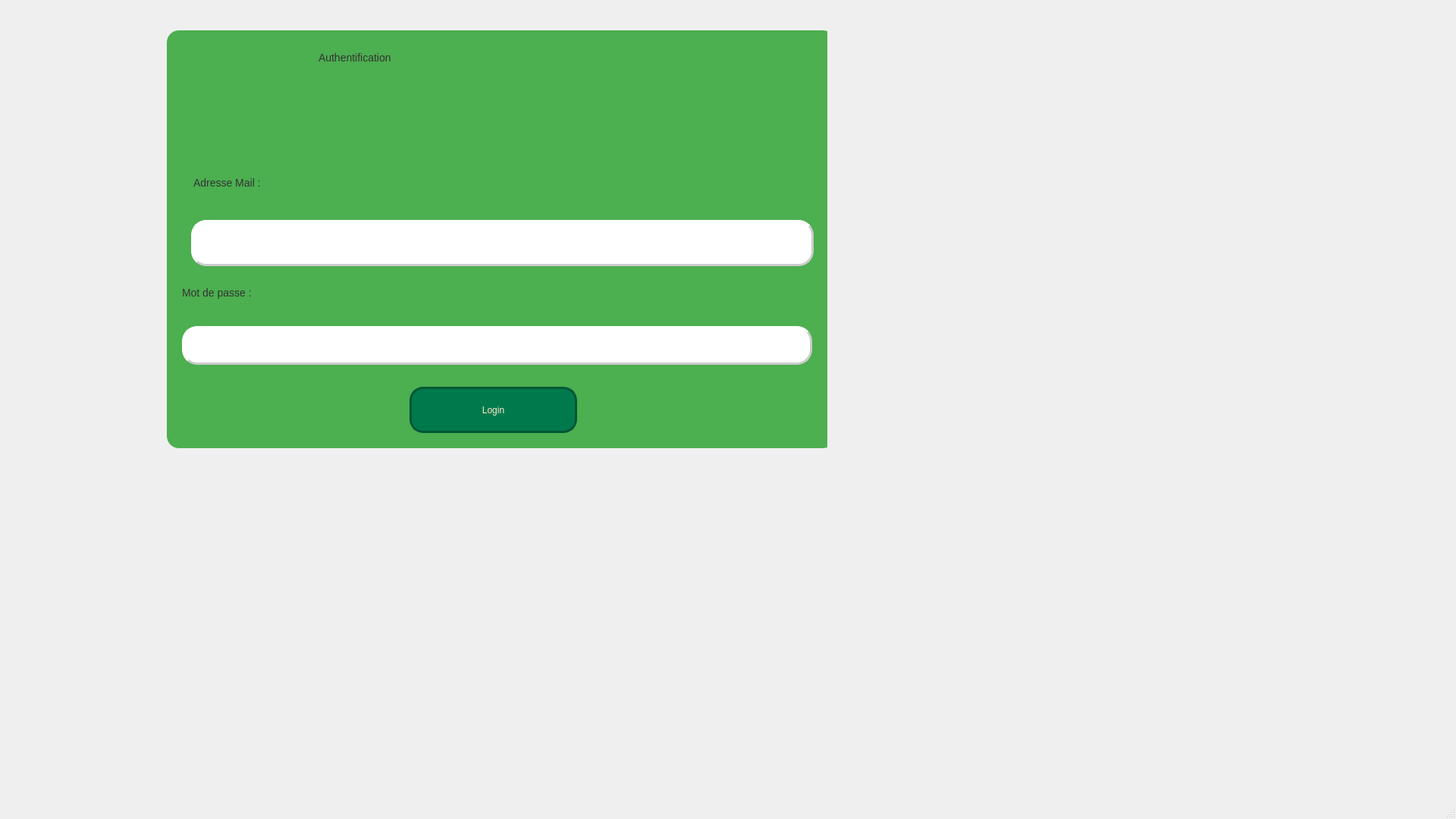
<?xml version="1.0" encoding="UTF-8"?>
<ui version="4.0">
 <class>MainWindow</class>
 <widget class="QMainWindow" name="MainWindow">
  <property name="geometry">
   <rect>
    <x>0</x>
    <y>0</y>
    <width>1920</width>
    <height>1080</height>
   </rect>
  </property>
  <property name="minimumSize">
   <size>
    <width>1920</width>
    <height>1080</height>
   </size>
  </property>
  <property name="windowTitle">
   <string>MainWindow</string>
  </property>
  <property name="styleSheet">
   <string notr="true">/* MainWindow */

QMainWindow {
  width: 1920px;
  height: 1080px;
}

/* container */
QWidget#container {
  width: 90%;
  height: 90%;
  margin: 0 auto;
  background-color: #f0f0f0; /* Couleur de fond pour le conteneur */
}

/* card */
QWidget#card {
  background-color: #4CAF50; /* Couleur de fond pour la carte */
  padding: 20px;
  border-radius: 16px; /* Border-radius plus prononcé */
  box-shadow: 0 8px 16px rgba(0, 0, 0, 0.1); /* Légère ombre */
}

/* titleLabel */
QLabel#titleLabel {
  text-align: center;
  color: #333;
  font: 18pt &quot;Arial&quot;, sans-serif; /* Exemple de police : Arial */
}

/* form */
QWidget#form {
  width: 100%;
  display: grid;
  grid-template-columns: 1fr 1fr; /* Deux colonnes pour aligner les éléments */
  gap: 20px; /* Espace entre les éléments */
}

/* label */
QLabel {
  color: #333;
  font-size: 14px;
  font-family: &quot;Helvetica&quot;, sans-serif; /* Exemple de police : Helvetica */
}

/* textInput */
QLineEdit {
  padding: 12px;
  border: 2px solid #ccc; /* Couleur de bordure plus douce */
  border-radius: 20px;
  transition: border-color 0.3s ease-in-out;
  outline: none;
  color: #333;
  border-style: outset; /* Contour en relief */
  border-width: 3px; /* Largeur du contour */
  font-family: &quot;Times New Roman&quot;, serif; /* Exemple de police : Times New Roman */
}

QLineEdit:focus {
  border-color: #a5783d;
}

/* submitButton */
QPushButton#submitButton {
  background-color: #007a4d; /* Vert stylé associé aux assurances */
  color: #ffeacc;
  padding: 12px;
  border: 3px solid #005734; /* Contour vert */
  border-radius: 18px;
  cursor: pointer;
  transition: background-color 0.3s ease-in-out;
  font-family: 18pt &quot;Courier New&quot;, monospace; /* Exemple de police : Courier New */
}

QPushButton#submitButton:hover {
  background-color: #005734; /* Variation de couleur au survol */
}
</string>
  </property>
  <widget class="QWidget" name="centralwidget">
   <widget class="QWidget" name="container" native="true">
    <property name="geometry">
     <rect>
      <x>220</x>
      <y>40</y>
      <width>871</width>
      <height>551</height>
     </rect>
    </property>
    <property name="styleSheet">
     <string notr="true">/* Style.qss */

body {
  font-family: &quot;Arial&quot;, sans-serif;
  margin: 0;
  display: flex;
  align-items: center;
  justify-content: center;
  min-height: 100vh;
  background: #ffa07a; /* Warna orange cerah */
  color: #333;
}

.container {
  width: 100%;
  max-width: 400px;
}

.card {
  background-color: #fff;
  padding: 20px;
  border-radius: 8px;
  box-shadow: 0 4px 8px rgba(0, 0, 0, 0.1);
}

h2 {
  text-align: center;
  color: #333;
}

form {
  display: flex;
  flex-direction: column;
}

input {
  padding: 10px;
  margin-bottom: 12px;
  border: 1px solid #ddd;
  border-radius: 4px;
  transition: border-color 0.3s ease-in-out;
  outline: none;
  color: #333;
}

input:focus {
  border-color: #ff8c00; /* Warna orange saat focus */
}

button {
  background-color: #ff8c00; /* Warna orange cerah */
  color: #fff;
  padding: 10px;
  border: none;
  border-radius: 4px;
  cursor: pointer;
  transition: background-color 0.3s ease-in-out;
}

button:hover {
  background-color: #ff7f00; /* Warna orange sedikit lebih gelap saat hover */
}
</string>
    </property>
    <widget class="QWidget" name="card" native="true">
     <property name="geometry">
      <rect>
       <x>0</x>
       <y>0</y>
       <width>881</width>
       <height>551</height>
      </rect>
     </property>
     <property name="styleSheet">
      <string notr="true">font: 8pt &quot;Courier New&quot;;</string>
     </property>
     <widget class="QLabel" name="label">
      <property name="geometry">
       <rect>
        <x>200</x>
        <y>10</y>
        <width>501</width>
        <height>51</height>
       </rect>
      </property>
      <property name="styleSheet">
       <string notr="true">font: 75 28pt &quot;Courier New&quot;;</string>
      </property>
      <property name="text">
       <string>Authentification</string>
      </property>
     </widget>
     <widget class="QWidget" name="form" native="true">
      <property name="geometry">
       <rect>
        <x>10</x>
        <y>120</y>
        <width>861</width>
        <height>421</height>
       </rect>
      </property>
      <widget class="QLineEdit" name="textInput">
       <property name="geometry">
        <rect>
         <x>10</x>
         <y>270</y>
         <width>831</width>
         <height>51</height>
        </rect>
       </property>
      </widget>
      <widget class="QPushButton" name="submitButton">
       <property name="geometry">
        <rect>
         <x>310</x>
         <y>350</y>
         <width>221</width>
         <height>61</height>
        </rect>
       </property>
       <property name="styleSheet">
        <string notr="true">font: 20pt &quot;Courier New&quot;;</string>
       </property>
       <property name="text">
        <string>Login</string>
       </property>
      </widget>
      <widget class="QLineEdit" name="lineEdit">
       <property name="geometry">
        <rect>
         <x>22</x>
         <y>130</y>
         <width>821</width>
         <height>61</height>
        </rect>
       </property>
      </widget>
      <widget class="QLabel" name="label_2">
       <property name="geometry">
        <rect>
         <x>25</x>
         <y>55</y>
         <width>381</width>
         <height>51</height>
        </rect>
       </property>
       <property name="styleSheet">
        <string notr="true">font: 20pt &quot;Times New Roman&quot;;</string>
       </property>
       <property name="text">
        <string>Adresse Mail :</string>
       </property>
      </widget>
      <widget class="QLabel" name="label_3">
       <property name="geometry">
        <rect>
         <x>10</x>
         <y>200</y>
         <width>211</width>
         <height>51</height>
        </rect>
       </property>
       <property name="styleSheet">
        <string notr="true">font: 20pt &quot;Times New Roman&quot;;</string>
       </property>
       <property name="text">
        <string>Mot de passe : </string>
       </property>
      </widget>
     </widget>
    </widget>
   </widget>
  </widget>
  <widget class="QMenuBar" name="menubar">
   <property name="geometry">
    <rect>
     <x>0</x>
     <y>0</y>
     <width>1920</width>
     <height>26</height>
    </rect>
   </property>
  </widget>
  <widget class="QStatusBar" name="statusbar"/>
 </widget>
 <resources/>
 <connections/>
</ui>
